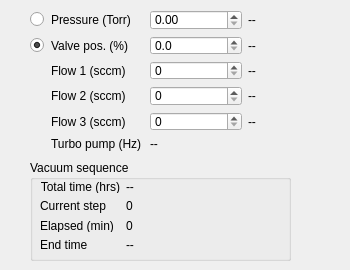
     <widget class="QWidget" name="vac_tab">
      <attribute name="title">
       <string>Vacuum control</string>
      </attribute>
      <widget class="QWidget" name="gridLayoutWidget_2">
       <property name="geometry">
        <rect>
         <x>30</x>
         <y>10</y>
         <width>311</width>
         <height>141</height>
        </rect>
       </property>
       <layout class="QGridLayout" name="pressure_contol_grid">
        <item row="3" column="0">
         <widget class="QRadioButton" name="valve_mode">
          <property name="maximumSize">
           <size>
            <width>15</width>
            <height>16777215</height>
           </size>
          </property>
          <property name="toolTip">
           <string>Select this to control valve position of the chamber.</string>
          </property>
          <property name="text">
           <string/>
          </property>
          <property name="checked">
           <bool>true</bool>
          </property>
         </widget>
        </item>
        <item row="3" column="2">
         <widget class="QDoubleSpinBox" name="set_valve_pos">
          <property name="toolTip">
           <string>Set the valve position of the chamber.</string>
          </property>
          <property name="decimals">
           <number>1</number>
          </property>
          <property name="maximum">
           <double>100.000000000000000</double>
          </property>
          <property name="singleStep">
           <double>0.100000000000000</double>
          </property>
         </widget>
        </item>
        <item row="5" column="3">
         <widget class="QLabel" name="mfc2_display">
          <property name="minimumSize">
           <size>
            <width>80</width>
            <height>0</height>
           </size>
          </property>
          <property name="toolTip">
           <string>Actual flow rate of MFC-2 in SCCM.</string>
          </property>
          <property name="text">
           <string>--           </string>
          </property>
         </widget>
        </item>
        <item row="4" column="1">
         <widget class="QLabel" name="flow1_label">
          <property name="text">
           <string>Flow 1 (sccm)</string>
          </property>
         </widget>
        </item>
        <item row="6" column="3">
         <widget class="QLabel" name="mfc3_display">
          <property name="minimumSize">
           <size>
            <width>80</width>
            <height>0</height>
           </size>
          </property>
          <property name="toolTip">
           <string>Actual flow rate of MFC-3 in SCCM.</string>
          </property>
          <property name="text">
           <string>--           </string>
          </property>
         </widget>
        </item>
        <item row="3" column="1">
         <widget class="QLabel" name="valve_position_label">
          <property name="text">
           <string>Valve pos. (%)</string>
          </property>
         </widget>
        </item>
        <item row="4" column="2">
         <widget class="QSpinBox" name="mfc1_sp">
          <property name="toolTip">
           <string>Set flow rate of MFC-1 in SCCM.</string>
          </property>
          <property name="maximum">
           <number>100</number>
          </property>
         </widget>
        </item>
        <item row="5" column="1">
         <widget class="QLabel" name="flow2_label">
          <property name="text">
           <string>Flow 2 (sccm)</string>
          </property>
         </widget>
        </item>
        <item row="2" column="2">
         <widget class="QDoubleSpinBox" name="set_pressure">
          <property name="toolTip">
           <string>Set the pressure of the chamber.</string>
          </property>
          <property name="maximum">
           <double>760.000000000000000</double>
          </property>
         </widget>
        </item>
        <item row="3" column="3">
         <widget class="QLabel" name="valve_pos_display">
          <property name="minimumSize">
           <size>
            <width>80</width>
            <height>0</height>
           </size>
          </property>
          <property name="toolTip">
           <string>Actual valve position of the chamber.</string>
          </property>
          <property name="text">
           <string>--           </string>
          </property>
         </widget>
        </item>
        <item row="6" column="1">
         <widget class="QLabel" name="flow3_label">
          <property name="text">
           <string>Flow 3 (sccm)</string>
          </property>
         </widget>
        </item>
        <item row="2" column="3">
         <widget class="QLabel" name="pressure_display">
          <property name="minimumSize">
           <size>
            <width>80</width>
            <height>0</height>
           </size>
          </property>
          <property name="toolTip">
           <string>Actual pressure in the chamber.</string>
          </property>
          <property name="text">
           <string>--           </string>
          </property>
         </widget>
        </item>
        <item row="2" column="0">
         <widget class="QRadioButton" name="pressure_mode">
          <property name="maximumSize">
           <size>
            <width>15</width>
            <height>16777215</height>
           </size>
          </property>
          <property name="toolTip">
           <string>Select this to control pressure of the chamber.</string>
          </property>
          <property name="text">
           <string/>
          </property>
          <property name="checked">
           <bool>false</bool>
          </property>
         </widget>
        </item>
        <item row="2" column="1">
         <widget class="QLabel" name="set_pressure_label">
          <property name="text">
           <string>Pressure (Torr)</string>
          </property>
         </widget>
        </item>
        <item row="5" column="2">
         <widget class="QSpinBox" name="mfc2_sp">
          <property name="toolTip">
           <string>Set flow rate of MFC-2 in SCCM.</string>
          </property>
          <property name="maximum">
           <number>100</number>
          </property>
         </widget>
        </item>
        <item row="6" column="2">
         <widget class="QSpinBox" name="mfc3_sp">
          <property name="toolTip">
           <string>Set flow rate of MFC-3 in SCCM.</string>
          </property>
          <property name="maximum">
           <number>100</number>
          </property>
         </widget>
        </item>
        <item row="4" column="3">
         <widget class="QLabel" name="mfc1_display">
          <property name="minimumSize">
           <size>
            <width>80</width>
            <height>0</height>
           </size>
          </property>
          <property name="toolTip">
           <string>Actual flow rate of MFC-1 in SCCM.</string>
          </property>
          <property name="text">
           <string>--           </string>
          </property>
         </widget>
        </item>
        <item row="7" column="1">
         <widget class="QLabel" name="turbo_speed_label">
          <property name="minimumSize">
           <size>
            <width>80</width>
            <height>0</height>
           </size>
          </property>
          <property name="toolTip">
           <string>Actual flow rate of MFC-1 in SCCM.</string>
          </property>
          <property name="text">
           <string>Turbo pump (Hz)</string>
          </property>
         </widget>
        </item>
        <item row="7" column="2">
         <widget class="QLabel" name="turbo_speed">
          <property name="minimumSize">
           <size>
            <width>80</width>
            <height>0</height>
           </size>
          </property>
          <property name="toolTip">
           <string>Actual flow rate of MFC-1 in SCCM.</string>
          </property>
          <property name="text">
           <string>--           </string>
          </property>
         </widget>
        </item>
       </layout>
      </widget>
      <widget class="QGroupBox" name="vac_seq_groupbox">
       <property name="geometry">
        <rect>
         <x>30</x>
         <y>160</y>
         <width>261</width>
         <height>101</height>
        </rect>
       </property>
       <property name="title">
        <string>Vacuum sequence</string>
       </property>
       <widget class="QWidget" name="formLayoutWidget_7">
        <property name="geometry">
         <rect>
          <x>10</x>
          <y>20</y>
          <width>231</width>
          <height>72</height>
         </rect>
        </property>
        <layout class="QFormLayout" name="seq_indicator_grid_2">
         <item row="0" column="0">
          <widget class="QLabel" name="tot_vac_seq_time_label">
           <property name="text">
            <string>Total time (hrs)</string>
           </property>
           <property name="alignment">
            <set>Qt::AlignRight|Qt::AlignTrailing|Qt::AlignVCenter</set>
           </property>
          </widget>
         </item>
         <item row="0" column="1">
          <widget class="QLabel" name="tot_vac_seq_time">
           <property name="text">
            <string>--</string>
           </property>
          </widget>
         </item>
         <item row="1" column="0">
          <widget class="QLabel" name="current_vac_step_label">
           <property name="text">
            <string>Current step</string>
           </property>
           <property name="alignment">
            <set>Qt::AlignRight|Qt::AlignTrailing|Qt::AlignVCenter</set>
           </property>
          </widget>
         </item>
         <item row="1" column="1">
          <widget class="QLabel" name="vac_seq_step">
           <property name="text">
            <string>0</string>
           </property>
          </widget>
         </item>
         <item row="2" column="0">
          <widget class="QLabel" name="elapsed_vac_seq_time_label">
           <property name="text">
            <string>Elapsed (min)</string>
           </property>
          </widget>
         </item>
         <item row="2" column="1">
          <widget class="QLabel" name="elapsed_vac_seq_time">
           <property name="text">
            <string>0</string>
           </property>
          </widget>
         </item>
         <item row="3" column="0">
          <widget class="QLabel" name="vac_seq_end_time_label">
           <property name="text">
            <string>End time</string>
           </property>
          </widget>
         </item>
         <item row="3" column="1">
          <widget class="QLabel" name="vac_seq_end_time_display">
           <property name="text">
            <string>--</string>
           </property>
          </widget>
         </item>
        </layout>
       </widget>
      </widget>
     </widget>
